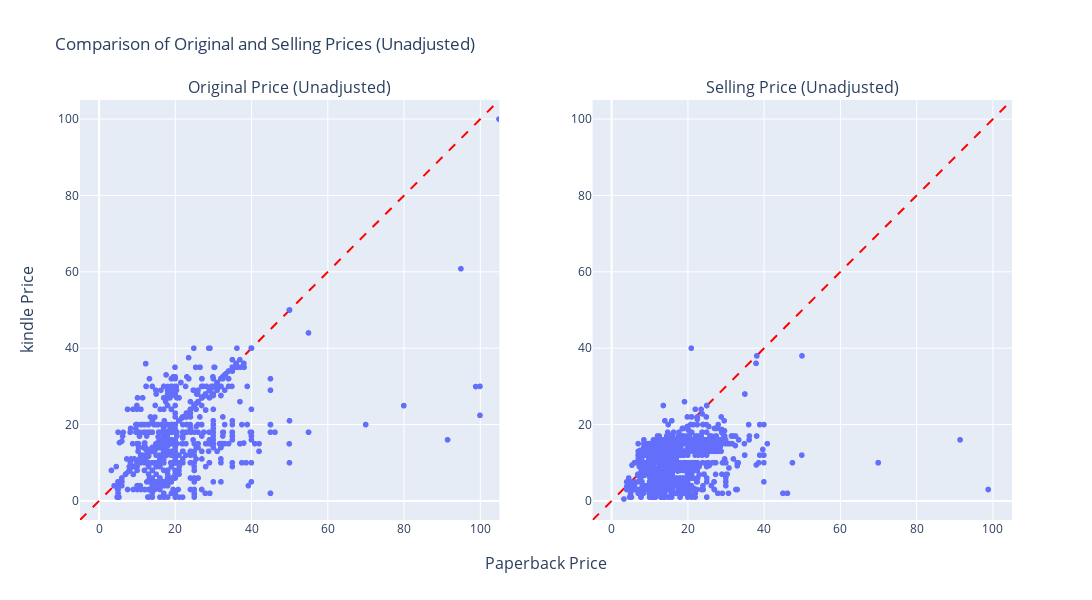
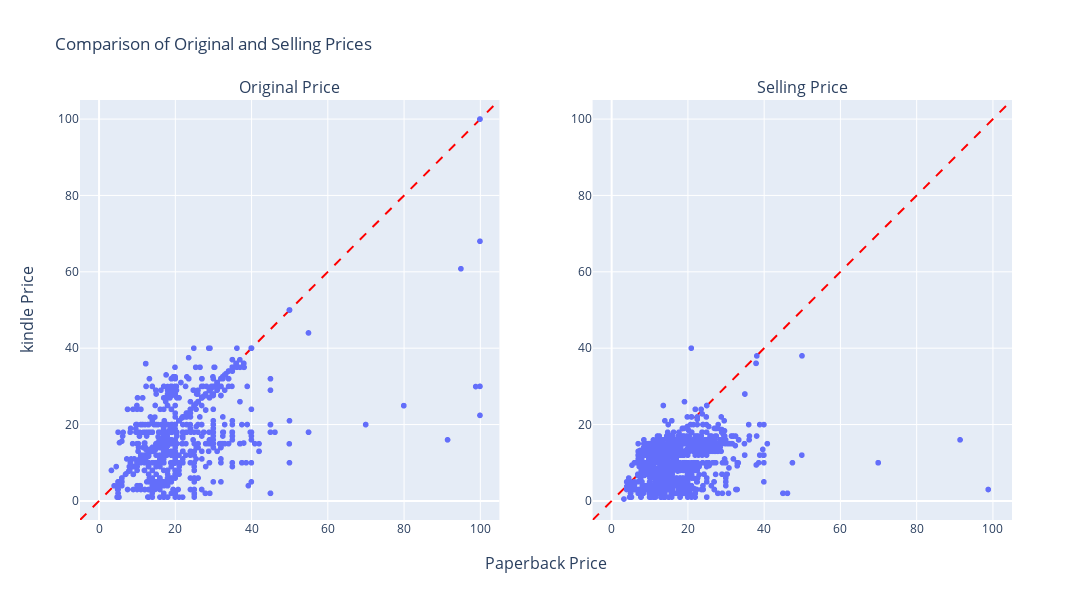

Here is the notebook cell these charts were saved with, in order:
### Code cell
def plot_knidle_paperback_price_scatter(data: pd.DataFrame):
    # 篩選掉缺少必要數據的行
    filtered_data = data.dropna(subset=["paperback-original_price", "kindle-original_price"])

    # 創建一個副本來調整價格
    adjusted_data = filtered_data.copy()
    # for fmt in ["paperback", "kindle"]:
    #     for pce in ["selling" , "original"]:
    adjusted_data[f"paperback-adjusted"] = adjusted_data["paperback-original_price"].apply(lambda x: min(x, 100))
    adjusted_data["kindle-adjusted"] = adjusted_data["kindle-original_price"].apply(lambda x: min(x, 100))

    # 設置軸的範圍和單位長
    min_val = 0
    max_val = 100
    buffer = 5  # 預留邊緣緩衝區
    min_val -= buffer
    max_val += buffer

    # 創建第一個子圖（未調整價格）
    fig1 = make_subplots(rows=1, cols=2, subplot_titles=("Original Price (Unadjusted)", "Selling Price (Unadjusted)"), x_title="Paperback Price", y_title="kindle Price")

    # 原價-未調整
    scatter1 = px.scatter(filtered_data, x="paperback-original_price", y="kindle-original_price")
    scatter1.update_traces(showlegend=False)
    fig1.add_traces(scatter1.data, rows=1, cols=1)

    # 售價-未調整
    scatter2 = px.scatter(filtered_data, x="paperback-selling_price", y="kindle-selling_price")
    scatter2.update_traces(showlegend=False)
    fig1.add_traces(scatter2.data, rows=1, cols=2)

    # 更新子圖佈局，設置軸範圍和單位長
    fig1.update_layout(
        height=600,
        width=1200,
        title_text="Comparison of Original and Selling Prices (Unadjusted)",
        xaxis1=dict(range=[min_val, max_val]),
        yaxis1=dict(range=[min_val, max_val]),
        xaxis2=dict(range=[min_val, max_val]),
        yaxis2=dict(range=[min_val, max_val]),
    )

    # 添加45度線
    for i in range(1, 3):
        fig1.add_trace(go.Scatter(x=[min_val, max_val], y=[min_val, max_val], mode="lines", line=dict(color="red", dash="dash"), showlegend=False), row=1, col=i)

    # 創建第二個子圖（調整價格）
    fig2 = make_subplots(rows=1, cols=2, subplot_titles=("Original Price", "Selling Price"), x_title="Paperback Price", y_title="kindle Price")

    # 原價-調整
    scatter3 = px.scatter(adjusted_data, x="paperback-adjusted", y="kindle-adjusted")
    scatter3.update_traces(showlegend=False)
    fig2.add_traces(scatter3.data, rows=1, cols=1)

    # 售價-調整
    scatter4 = px.scatter(adjusted_data, x="paperback-selling_price", y="kindle-selling_price")
    scatter4.update_traces(showlegend=False)
    fig2.add_traces(scatter4.data, rows=1, cols=2)

    # 更新子圖佈局，設置軸範圍和單位長
    fig2.update_layout(
        height=600,
        width=1200,
        title_text="Comparison of Original and Selling Prices",
        xaxis1=dict(range=[min_val, max_val]),
        yaxis1=dict(range=[min_val, max_val]),
        xaxis2=dict(range=[min_val, max_val]),
        yaxis2=dict(range=[min_val, max_val]),
    )

    # 添加45度線
    for i in range(1, 3):
        fig2.add_trace(go.Scatter(x=[min_val, max_val], y=[min_val, max_val], mode="lines", line=dict(color="red", dash="dash"), showlegend=False), row=1, col=i)

    fig1.show()
    fig2.write_image("0801 kindle-paperback/price scatter.svg")
    fig2.show()


plot_knidle_paperback_price_scatter(data_kindle_1dep)

### Figure 1 — Plotly figure (JSON) as saved in the notebook; plotly's stock layout.template omitted (floating-point values rounded to 4 significant figures; data arrays with more than 128 entries replaced by an {"elided": "..."} marker saying what was removed)
{"data": [{"hovertemplate": "paperback-original_price=%{x}<br>kindle-original_price=%{y}<extra></extra>", "legendgroup": "", "marker": {"color": "#636efa", "symbol": "circle"}, "mode": "markers", "name": "", "showlegend": false, "type": "scattergl", "x": {"elided": "1529 float values"}, "xaxis": "x", "y": {"elided": "1529 float values"}, "yaxis": "y"}, {"hovertemplate": "paperback-selling_price=%{x}<br>kindle-selling_price=%{y}<extra></extra>", "legendgroup": "", "marker": {"color": "#636efa", "symbol": "circle"}, "mode": "markers", "name": "", "showlegend": false, "type": "scattergl", "x": {"elided": "1529 float values"}, "xaxis": "x2", "y": {"elided": "1529 float values"}, "yaxis": "y2"}, {"line": {"color": "red", "dash": "dash"}, "mode": "lines", "showlegend": false, "type": "scatter", "x": [-5, 105], "xaxis": "x", "y": [-5, 105], "yaxis": "y"}, {"line": {"color": "red", "dash": "dash"}, "mode": "lines", "showlegend": false, "type": "scatter", "x": [-5, 105], "xaxis": "x2", "y": [-5, 105], "yaxis": "y2"}], "layout": {"annotations": [{"font": {"size": 16}, "showarrow": false, "text": "Original Price (Unadjusted)", "x": 0.225, "xanchor": "center", "xref": "paper", "y": 1, "yanchor": "bottom", "yref": "paper"}, {"font": {"size": 16}, "showarrow": false, "text": "Selling Price (Unadjusted)", "x": 0.775, "xanchor": "center", "xref": "paper", "y": 1, "yanchor": "bottom", "yref": "paper"}, {"font": {"size": 16}, "showarrow": false, "text": "Paperback Price", "x": 0.5, "xanchor": "center", "xref": "paper", "y": 0, "yanchor": "top", "yref": "paper", "yshift": -30}, {"font": {"size": 16}, "showarrow": false, "text": "kindle Price", "textangle": -90, "x": 0, "xanchor": "right", "xref": "paper", "xshift": -40, "y": 0.5, "yanchor": "middle", "yref": "paper"}], "height": 600, "title": {"text": "Comparison of Original and Selling Prices (Unadjusted)"}, "width": 1200, "xaxis": {"anchor": "y", "domain": [0, 0.45], "range": [-5, 105]}, "xaxis2": {"anchor": "y2", "domain": [0.55, 1], "range": [-5, 105]}, "yaxis": {"anchor": "x", "domain": [0, 1], "range": [-5, 105]}, "yaxis2": {"anchor": "x2", "domain": [0, 1], "range": [-5, 105]}}}

### Figure 2 — Plotly figure (JSON) as saved in the notebook; plotly's stock layout.template omitted (floating-point values rounded to 4 significant figures; data arrays with more than 128 entries replaced by an {"elided": "..."} marker saying what was removed)
{"data": [{"hovertemplate": "paperback-adjusted=%{x}<br>kindle-adjusted=%{y}<extra></extra>", "legendgroup": "", "marker": {"color": "#636efa", "symbol": "circle"}, "mode": "markers", "name": "", "showlegend": false, "type": "scattergl", "x": {"elided": "1529 float values"}, "xaxis": "x", "y": {"elided": "1529 float values"}, "yaxis": "y"}, {"hovertemplate": "paperback-selling_price=%{x}<br>kindle-selling_price=%{y}<extra></extra>", "legendgroup": "", "marker": {"color": "#636efa", "symbol": "circle"}, "mode": "markers", "name": "", "showlegend": false, "type": "scattergl", "x": {"elided": "1529 float values"}, "xaxis": "x2", "y": {"elided": "1529 float values"}, "yaxis": "y2"}, {"line": {"color": "red", "dash": "dash"}, "mode": "lines", "showlegend": false, "type": "scatter", "x": [-5, 105], "xaxis": "x", "y": [-5, 105], "yaxis": "y"}, {"line": {"color": "red", "dash": "dash"}, "mode": "lines", "showlegend": false, "type": "scatter", "x": [-5, 105], "xaxis": "x2", "y": [-5, 105], "yaxis": "y2"}], "layout": {"annotations": [{"font": {"size": 16}, "showarrow": false, "text": "Original Price", "x": 0.225, "xanchor": "center", "xref": "paper", "y": 1, "yanchor": "bottom", "yref": "paper"}, {"font": {"size": 16}, "showarrow": false, "text": "Selling Price", "x": 0.775, "xanchor": "center", "xref": "paper", "y": 1, "yanchor": "bottom", "yref": "paper"}, {"font": {"size": 16}, "showarrow": false, "text": "Paperback Price", "x": 0.5, "xanchor": "center", "xref": "paper", "y": 0, "yanchor": "top", "yref": "paper", "yshift": -30}, {"font": {"size": 16}, "showarrow": false, "text": "kindle Price", "textangle": -90, "x": 0, "xanchor": "right", "xref": "paper", "xshift": -40, "y": 0.5, "yanchor": "middle", "yref": "paper"}], "height": 600, "title": {"text": "Comparison of Original and Selling Prices"}, "width": 1200, "xaxis": {"anchor": "y", "domain": [0, 0.45], "range": [-5, 105]}, "xaxis2": {"anchor": "y2", "domain": [0.55, 1], "range": [-5, 105]}, "yaxis": {"anchor": "x", "domain": [0, 1], "range": [-5, 105]}, "yaxis2": {"anchor": "x2", "domain": [0, 1], "range": [-5, 105]}}}
